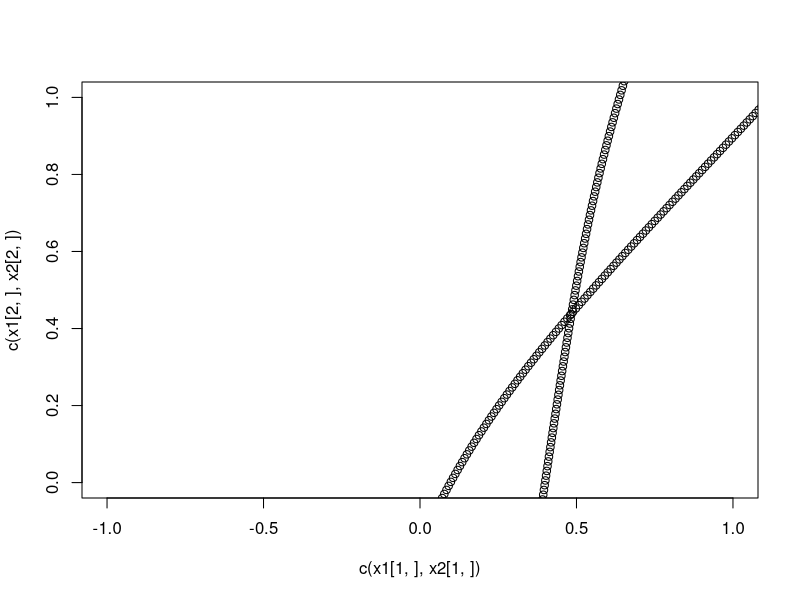
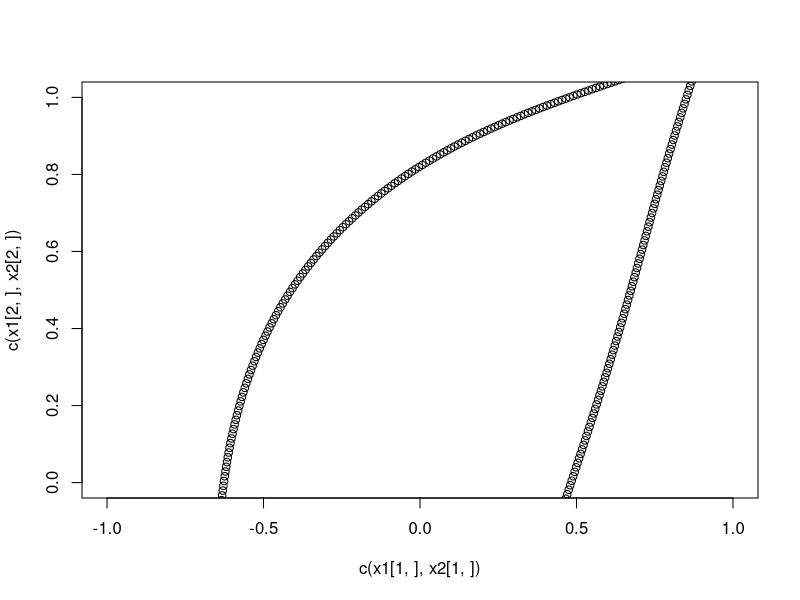
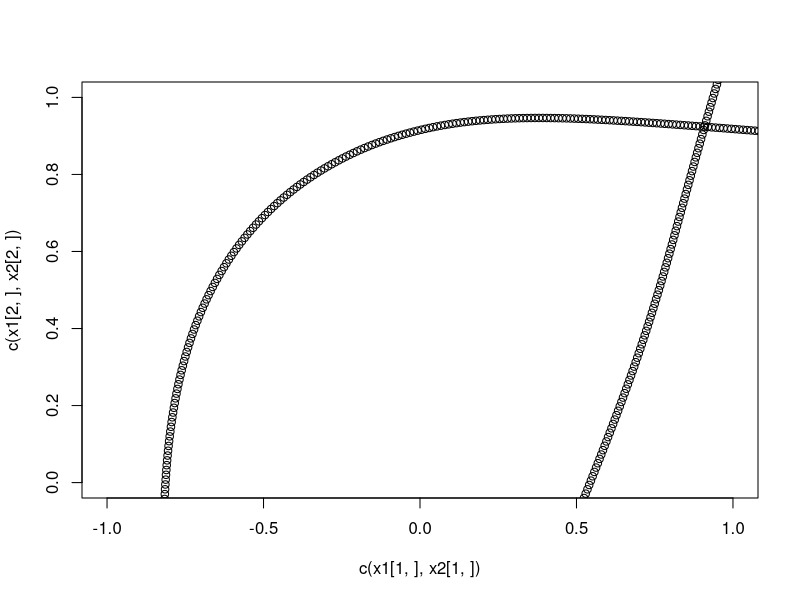
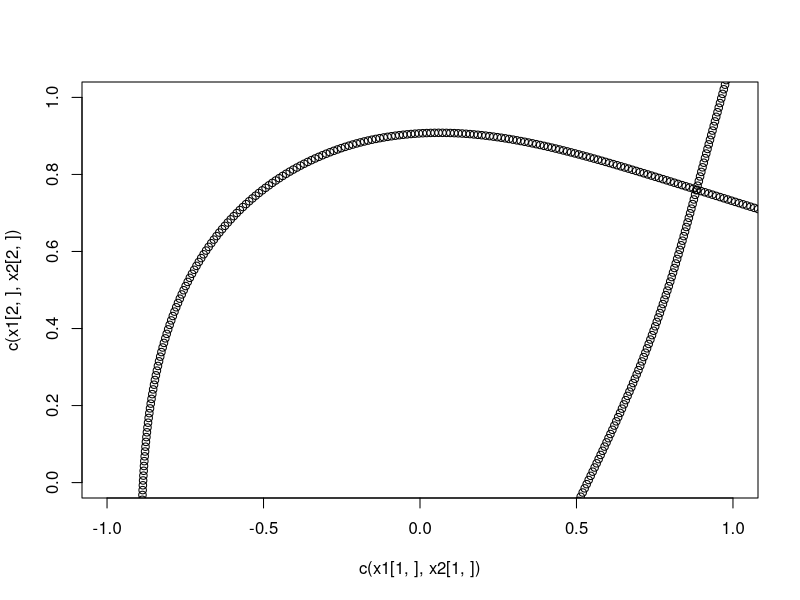
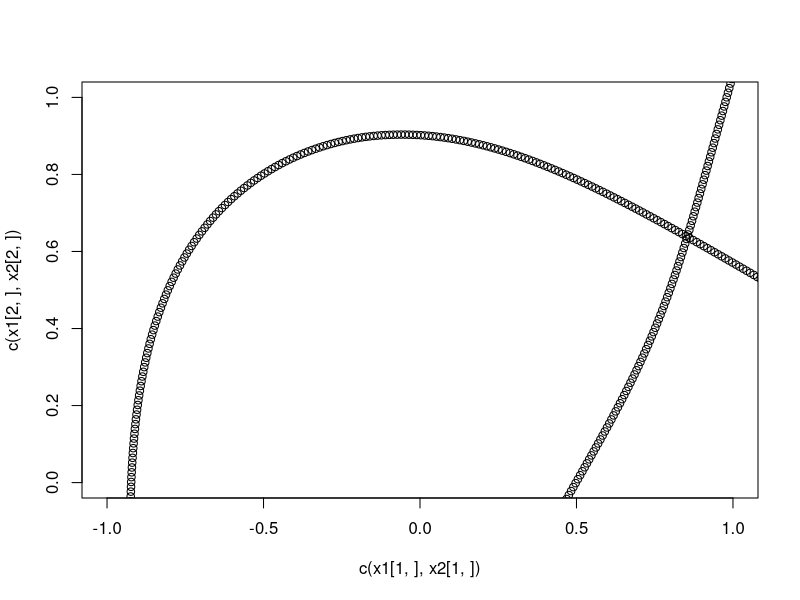
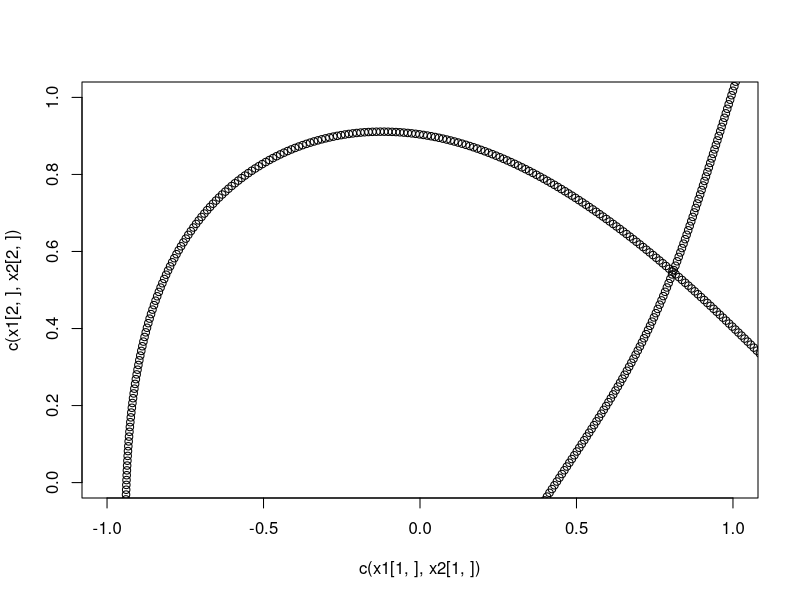
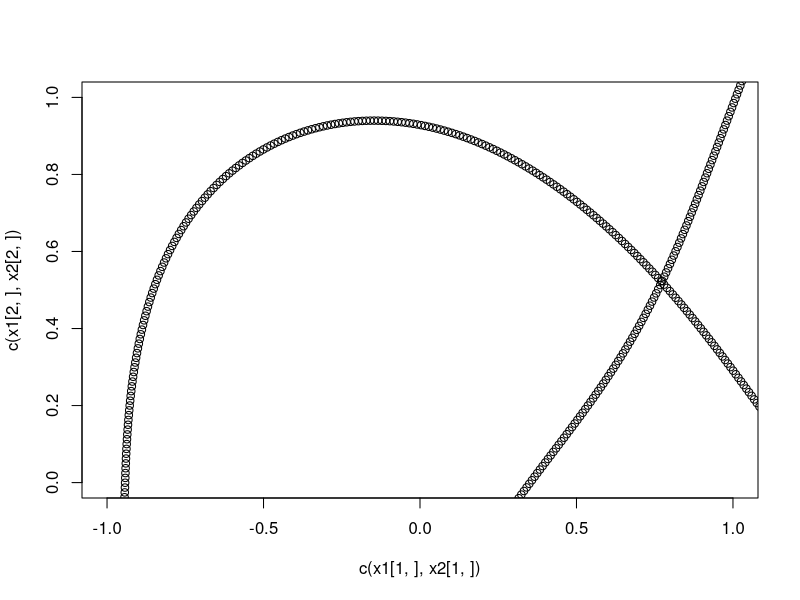
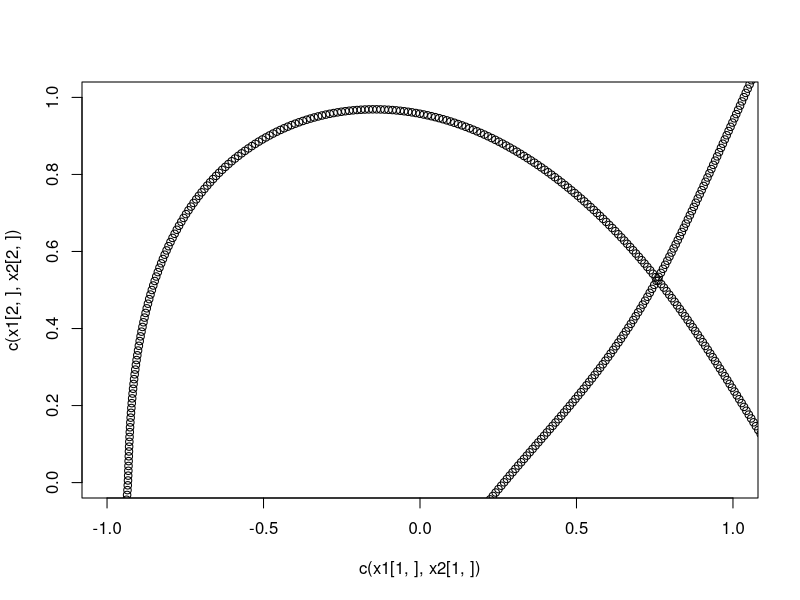

Reproduce these figures in R, in order. (Note: a time limit stopped this script after it produced the figures.)
t1=(1:100)/100

#t=floor(rnorm(100,mean=0.5,sd=0.2)*100)/100
#t[1:50]=floor(rnorm(50,mean=0.3,sd=0.1)*100)/100
#t[51:100]=floor(rnorm(50,mean=0.6,sd=0.1)*100)/100

#crossing half circle
v=1*pi
x<-cos(v*t1)
y<-sin(v*t1)
x<-c(x,cos(v*t1))
y<-c(y,1-sin(v*t1))


#crissing square
"x=v*t1
y=v*((2*t1)^2)#+rnorm(100,0,1)
x<-c(x,x)
y<-c(y,-y+7)/5"
data<-matrix(0,2,100*2)
data[1,]=x
data[2,]=y

x1_0=runif(2)
x2_0=runif(2)

alpha1_0=runif(2)
alpha1_0=alpha1_0/sum(alpha1_0*alpha1_0)^0.5
alpha2_0=runif(2)
alpha2_0=alpha2_0/sum(alpha2_0*alpha2_0)^0.5

z=runif(200)

v=1*pi
#crossing sqaure
#v=2.2*pi

alpha1_0=alpha1_0/sqrt(sum(alpha1_0^2))*v

x1_0=x1_0-alpha1_0*0.5

alpha2_0=alpha2_0/sqrt(sum(alpha2_0^2))*v

x2_0=x2_0-alpha2_0*0.5

N=250
alpha1=matrix(rep(c(alpha1_0),2*N),2,N)
alpha2=matrix(rep(c(alpha2_0),2*N),2,N)

prob_t1=matrix(runif(200*N),nrow=200,ncol=N)
prob_t1=prob_t1/apply(prob_t1,1,sum)
prob_t2=matrix(runif(200*N),nrow=200,ncol=N)
prob_t2=prob_t2/apply(prob_t2,1,sum)
x1=matrix(nrow=2,ncol=N)
x2=matrix(nrow=2,ncol=N)

#rho=10

xlim_plot=c(-1,1)
ylim_plot=c(0,1)
#crossing half circle
t_act=10
k=1
#crossing half circle
rho_delta=1e-2*N
#crossing square
#rho_delta=9e-3*N
#t_act=6
rho=(1/rho_delta)/2/N

for ( c in 1:1000){
  
  
  
  Er1=0
  temp_x=x1_0
  prob_t1[,1]=-t_act*apply((data-temp_x)^2,2,sum)
  Er1=Er1+exp(-t_act*apply((data-temp_x)^2,2,sum))
  x1[,1]=x1_0
  for( i in 2:N){
    temp_x=temp_x+alpha1[,i-1]/N
    x1[,i]=temp_x
    prob_t1[,i]=-t_act*apply((data-temp_x)^2,2,sum)
    Er1=Er1+exp(-t_act*apply((data-temp_x)^2,2,sum))
  }
  prob_t1=prob_t1-apply(prob_t1,1,max)
  prob_t1=exp(prob_t1)
  prob_t1=prob_t1/apply(prob_t1,1,sum)
  
  
  Er2=0
  temp_x=x2_0
  prob_t2[,1]=-t_act*apply((data-temp_x)^2,2,sum)
  Er2=Er2+exp(-t_act*apply((data-temp_x)^2,2,sum))
  x2[,1]=x2_0
  for( i in 2:N){
    temp_x=temp_x+alpha2[,i-1]/N
    x2[,i]=temp_x
    prob_t2[,i]=-t_act*apply((data-temp_x)^2,2,sum)
    Er2=Er2+exp(-t_act*apply((data-temp_x)^2,2,sum))
  }
  prob_t2=prob_t2-apply(prob_t2,1,max)
  prob_t2=exp(prob_t2)
  prob_t2=prob_t2/apply(prob_t2,1,sum)
  
  Er1=Er1^k
  Er2=Er2^k
  z=Er1/(Er1+Er2)
  Er=sum((cbind(alpha1,alpha1[,N])-cbind(alpha1[,1],alpha1))^2)+
    sum((cbind(alpha2,alpha2[,N])-cbind(alpha2[,1],alpha2))^2)#+
  #4*sum(alpha1^2)+4*sum(alpha2^2)
  
  #Er=Er/(2*rho*N)
  Er=Er*rho_delta
  Er=Er+sum(-log(Er1+Er2))*1/t_act
  print(Er)
  
  
  
  '
  
    K=sum(z)
    h=0
    temp_x=x1_0
    h=h-apply(t(data-temp_x)*prob_t1[,1]*z,2,sum)
    K=K-sum(prob_t1[,1]*z)
    
    alpha_0=alpha1[,1]
    l=h+K*alpha_0*1/N
    alpha1[,1]=0*alpha1[,1]+sum(alpha1[,2]*alpha1[,1])*alpha1[,2]+rho*l
    alpha1[,1]=alpha1[,1]/sum(alpha1[,1]*alpha1[,1])^0.5*v
    h=h-c((alpha1[,1]-alpha_0)/N)*K
    
    
    la<-c()
    for(i in 2:(N-1)){
      temp_x=temp_x+alpha1[,i-1]/N
      h=h-apply(t(data-temp_x)*prob_t1[,i]*z,2,sum)
      K=K-sum(prob_t1[,i]*z)
      
      alpha_0=alpha1[,i]
      l=h+K*alpha_0/N
      alpha1[,i]=-0*alpha1[,i]+
        sum(alpha1[,i+1]*alpha1[,i])*alpha1[,i+1]+
        sum(alpha1[,i-1]*alpha1[,i])*alpha1[,i-1]+rho*l
      #alpha1[,i]=alpha1[,i]/sum(alpha1[,i]*alpha1[,i])^0.5*v
      
      lambda=v+abs(sum(alpha1[,i+1]*alpha1[,i-1]))/v
      if(sum(alpha1[,i]*alpha1[,i])^0.5 >= lambda){
        alpha1[,i]=alpha1[,i]/sum(alpha1[,i]*alpha1[,i])^0.5*v
      }
      else{
        
        alpha1[,i]=alpha_0
        print("wow")
        
      }
      
      
      
      h=h-c((alpha1[,i]-alpha_0)/N)*K
      
      la<-cbind(la,l)
      
    }
    alpha1[,N]=alpha1[,N-1]
    
    
    K=sum((1-z))
    h=0
    temp_x=x2_0
    h=h-apply(t(data-temp_x)*prob_t2[,1]*(1-z),2,sum)
    K=K-sum(prob_t2[,1]*(1-z))
    
    alpha_0=alpha2[,1]
    l=h+K*alpha_0*1/N
    alpha2[,1]=0*alpha2[,1]+sum(alpha2[,2]*alpha2[,1])*alpha2[,2]+rho*l
    alpha2[,1]=alpha2[,1]/sum(alpha2[,1]*alpha2[,1])^0.5*v
    h=h-c((alpha2[,1]-alpha_0)/N)*K
    
    
    la<-c()
    
    for(i in 2:(N-1)){
      temp_x=temp_x+alpha2[,i-1]/N
      h=h-apply(t(data-temp_x)*prob_t2[,i]*(1-z),2,sum)
      K=K-sum(prob_t2[,i]*(1-z))
      
      alpha_0=alpha2[,i]
      l=h+K*alpha_0/N
      alpha2[,i]=-0*alpha2[,i]+
        sum(alpha2[,i+1]*alpha2[,i])*alpha2[,i+1]+
        sum(alpha2[,i-1]*alpha2[,i])*alpha2[,i-1]+rho*l
      #alpha2[,i]=alpha2[,i]/sum(alpha2[,i]*alpha2[,i])^0.5*v
      
      lambda=v+abs(sum(alpha2[,i+1]*alpha2[,i-1]))/v
      if(sum(alpha2[,i]*alpha2[,i])^0.5 >= lambda){
        alpha2[,i]=alpha2[,i]/sum(alpha2[,i]*alpha2[,i])^0.5*v
      }
      else{
        
        alpha2[,i]=alpha_0
        
        
      }
      
      h=h-c((alpha2[,i]-alpha_0)/N)*K
      
      la<-cbind(la,l)
      
    }
    alpha2[,N]=alpha2[,N-1]
  
  
  
    
    Er1=0
    temp_x=x1_0
    prob_t1[,1]=-t_act*apply((data-temp_x)^2,2,sum)
    Er1=Er1+exp(-t_act*apply((data-temp_x)^2,2,sum))
    x1[,1]=x1_0
    for( i in 2:N){
      temp_x=temp_x+alpha1[,i-1]/N
      x1[,i]=temp_x
      prob_t1[,i]=-t_act*apply((data-temp_x)^2,2,sum)
      Er1=Er1+exp(-t_act*apply((data-temp_x)^2,2,sum))
    }
    prob_t1=prob_t1-apply(prob_t1,1,max)
    prob_t1=exp(prob_t1)
    prob_t1=prob_t1/apply(prob_t1,1,sum)
    
    
    Er2=0
    temp_x=x2_0
    prob_t2[,1]=-t_act*apply((data-temp_x)^2,2,sum)
    Er2=Er2+exp(-t_act*apply((data-temp_x)^2,2,sum))
    x2[,1]=x2_0
    for( i in 2:N){
      temp_x=temp_x+alpha2[,i-1]/N
      x2[,i]=temp_x
      prob_t2[,i]=-t_act*apply((data-temp_x)^2,2,sum)
      Er2=Er2+exp(-t_act*apply((data-temp_x)^2,2,sum))
    }
    prob_t2=prob_t2-apply(prob_t2,1,max)
    prob_t2=exp(prob_t2)
    prob_t2=prob_t2/apply(prob_t2,1,sum)
    
  '
  n=runif(2)
  n=n/sqrt(sum(n^2))
  ori=n
  temp_l=x1-x1_0
  temp_h=t(t(data-x1_0)*z)
  S=-temp_l[,2:N]%*%t(prob_t1[,2:N])%*%t(temp_h)
  S=S-2*ori%*%t(ori)%*%S+t(S)-2*t(S)%*%ori%*%t(ori)
  n=sum(abs(S))*n+S%*%n
#  n=2*sum(abs(S))*n
 # n=n+S%*%ori-2*ori*sum(ori*S%*%ori)-t(S)%*%ori
  n=n/sqrt(sum(n^2))
  alpha1=(diag(c(1,1))-2*n%*%t(n))%*%(diag(c(1,1))-2*ori%*%t(ori))%*%alpha1
  
  x1[,2:N]=x1_0+((diag(c(1,1))-2*n%*%t(n))%*%(diag(c(1,1))-2*ori%*%t(ori))%*%temp_l)[,2:N]
  
  
  temp_x=x1_0
  for(i in 2:(N-1)){
    n=runif(2)
    n=n/sqrt(sum(n^2))
    ori=n
    temp_x=temp_x+alpha1[,i-1]/N
    temp_l=x1-temp_x
    temp_h=t(t(data-temp_x)*z)
    S=-temp_l[,(i+1):N]%*%t(prob_t1[,(i+1):N])%*%t(temp_h)
    S=S-rho_delta*alpha1[,i]%*%t(alpha1[,i-1])
    S=S-2*ori%*%t(ori)%*%S+t(S)-2*t(S)%*%ori%*%t(ori)
    n=sum(abs(S))*n+S%*%n
    #n=2*sum(abs(S))*n
    #n=n+S%*%ori-2*ori*sum(ori*(S%*%ori))-t(S)%*%ori
    n=n/sqrt(sum(n^2))
    alpha1[,i:N]=(diag(c(1,1))-2*n%*%t(n))%*%(diag(c(1,1))-2*ori%*%t(ori))%*%alpha1[,i:N]
    x1[,(i+1):N]=temp_x+((diag(c(1,1))-2*n%*%t(n))%*%(diag(c(1,1))-2*ori%*%t(ori))%*%temp_l)[,(i+1):N]
    
  }
  

  
  
  n=runif(2)
  n=n/sqrt(sum(n^2))
  ori=n
  temp_l=x2-x2_0
  temp_h=t(t(data-x2_0)*(1-z))
  S=-temp_l[,2:N]%*%t(prob_t2[,2:N])%*%t(temp_h)
  S=S-2*ori%*%t(ori)%*%S+t(S)-2*t(S)%*%ori%*%t(ori)
  n=sum(abs(S))*n+S%*%n
  #n=2*sum(abs(S))*n
  #n=n+S%*%ori-2*ori*sum(ori*S%*%ori)-t(S)%*%ori
  n=n/sqrt(sum(n^2))
  alpha2=(diag(c(1,1))-2*n%*%t(n))%*%(diag(c(1,1))-2*ori%*%t(ori))%*%alpha2
  
  x2[,2:N]=x2_0+((diag(c(1,1))-2*n%*%t(n))%*%(diag(c(1,1))-2*ori%*%t(ori))%*%temp_l)[,2:N]
  
  temp_x=x2_0
  for(i in 2:(N-1)){
    n=runif(2)
    n=n/sqrt(sum(n^2))
    ori=n
    temp_x=temp_x+alpha2[,i-1]/N
    temp_l=x2-temp_x
    temp_h=t(t(data-temp_x)*(1-z))
    S=-temp_l[,(i+1):N]%*%t(prob_t2[,(i+1):N])%*%t(temp_h)
    S=S-rho_delta*alpha2[,i]%*%t(alpha2[,i-1])
    S=S-2*ori%*%t(ori)%*%S+t(S)-2*t(S)%*%ori%*%t(ori)
    n=sum(abs(S))*n+S%*%n
    #n=2*sum(abs(S))*n
    #n=n+S%*%ori-2*ori*sum(ori*(S%*%ori))-t(S)%*%ori
    n=n/sqrt(sum(n^2))
    alpha2[,i:N]=(diag(c(1,1))-2*n%*%t(n))%*%(diag(c(1,1))-2*ori%*%t(ori))%*%alpha2[,i:N]
    x2[,(i+1):N]=temp_x+((diag(c(1,1))-2*n%*%t(n))%*%(diag(c(1,1))-2*ori%*%t(ori))%*%temp_l)[,(i+1):N]
    
  }
  
  
  
  
  tc1=apply(t(data)*z,2,sum)/sum(z)
  tc2=apply(t(data)*(1-z),2,sum)/sum(1-z)
  xc1=apply(t(x1)*apply(prob_t1*z,2,sum),2,sum)/sum(z)
  x1_0=x1_0+(tc1-xc1)
  xc2=apply(t(x2)*apply(prob_t2*(1-z),2,sum),2,sum)/sum(1-z)
  x2_0=x2_0+(tc2-xc2)
  
  plot(c(x1[1,],x2[1,]),c(x1[2,],x2[2,]),xlim=xlim_plot,ylim=ylim_plot)
  
  
}



plot(data[1,],data[2,],xlim=xlim_plot,ylim=ylim_plot)
plot(apply(t(prob_t1[which(z>0.5),])*((1:N)/N),2,sum))
plot(apply(t(prob_t2[which(z<0.5),])*((1:N)/N),2,sum))
